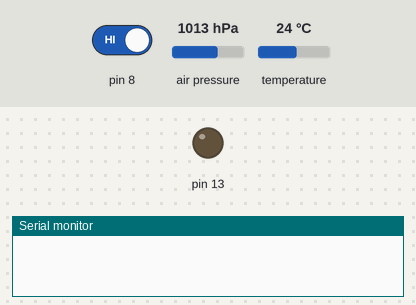
Recording of a sketch running on a simulated Arduino Uno, built with avr-gcc and run on an emulated ATmega328P. Parts: output pins drawn as LEDs (lit = HIGH), the last lines printed to the serial monitor. The test bench sets the inputs (shaded band); at power-on: pin 8 HIGH, air pressure 1013 hPa, temperature 24 °C.

Above: at 1.2 s.
1.3 s: pin 8 driven LOW
At 2.0 s:
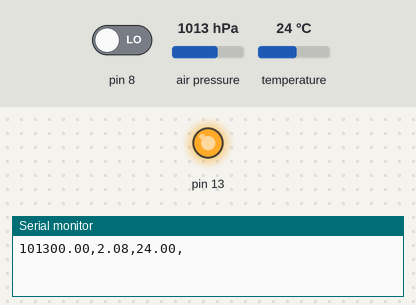
2.8 s: pin 8 driven HIGH
At 3.4 s:
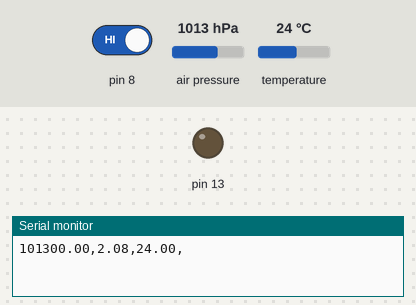
Timing chart, 0 to 5.8 s (numbered marks = the images above; inputs shaded):
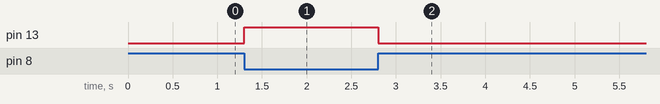

The sketch:

altimeter_Slave.ino
```cpp
#include <Wire.h>
#include <Adafruit_MPL3115A2.h>

// Power by connecting Vin to 3-5V, GND to GND
// Uses I2C - connect SCL to the SCL pin, SDA to SDA pin
// See the Wire tutorial for pinouts for each Arduino
// http://arduino.cc/en/reference/wire
Adafruit_MPL3115A2 baro = Adafruit_MPL3115A2();
const bool on = LOW, off = HIGH;
void setup() {
  Serial.begin(9600);
  pinMode(8, INPUT);
  pinMode(13, OUTPUT);
}

void loop() {

  if (! baro.begin()) {
    Serial.println("Couldnt find sensor");
    return;
  }

  float pascals = baro.getPressure();
  float altm = baro.getAltitude();
  float tempC = baro.getTemperature();


  bool selState = digitalRead(8);
  if(selState == on){
    digitalWrite(13, HIGH);

    Serial.print(pascals); Serial.print(",");
    Serial.print(altm); Serial.print(",");
    Serial.print( tempC ); Serial.print(",");
    Serial.print('\n');

    while(!digitalRead(8));

    digitalWrite(13, LOW);
  }

}


/*

looks like test results are good.

The sensor says that the temp readout is 72.72
degrees F and I have a thermometer in my bedroom
where I'm testing this sensor and it also reads 72
degrees. While I can't confirm the altitude yet
without running alongside the GPS, but a quick
conversion from pascals to atm almost hits 1.0,
which means it's almost right on.


97494.00 pascals  0.96 atm  324.06 meters 72.72 *F
97491.75 pascals  0.96 atm  323.94 meters 72.72 *F
97496.00 pascals  0.96 atm  323.81 meters 72.72 *F
97494.50 pascals  0.96 atm  323.81 meters 72.84 *F
97493.50 pascals  0.96 atm  324.00 meters 72.72 *F
97495.25 pascals  0.96 atm  324.00 meters 72.72 *F
97494.75 pascals  0.96 atm  324.13 meters 72.72 *F
97494.25 pascals  0.96 atm  324.19 meters 72.72 *F
97495.75 pascals  0.96 atm  324.00 meters 72.84 *F
97492.75 pascals  0.96 atm  323.81 meters 72.84 *F
97492.75 pascals  0.96 atm  324.06 meters 72.84 *F
97492.75 pascals  0.96 atm  323.94 meters 72.84 *F
97496.25 pascals  0.96 atm  324.00 meters 72.84 *F


arduino due test results 7/3/17

47109.50 pascals  0.46 atm  11777.37 meters 93.20 *F
47483.25 pascals  0.47 atm  11777.37 meters 93.20 *F
47483.25 pascals  0.47 atm  11777.37 meters 93.20 *F
47483.25 pascals  0.47 atm  11777.37 meters 93.20 *F
47483.25 pascals  0.47 atm  11777.37 meters 93.20 *F
47483.25 pascals  0.47 atm  11777.37 meters 93.20 *F
47483.25 pascals  0.47 atm  11777.37 meters 93.20 *F
47483.25 pascals  0.47 atm  11777.37 meters 93.20 *F
47483.25 pascals  0.47 atm  11777.37 meters 93.20 *F
47483.25 pascals  0.47 atm  11777.37 meters 93.20 *F
47483.25 pascals  0.47 atm  11777.37 meters 93.20 *F
47483.25 pascals  0.47 atm  11777.37 meters 93.20 *F
47483.25 pascals  0.47 atm  11777.37 meters 93.20 *F
47483.25 pascals  0.47 atm  11777.37 meters 93.20 *F


arduino due original code test results 7/3/17

47109.50 pascals
13.95 Inches (Hg)
11777.37 meters
34.00*C

47483.25 pascals
14.06 Inches (Hg)
11777.37 meters
34.00*C

47483.25 pascals
14.06 Inches (Hg)
11777.37 meters
34.00*C

47483.25 pascals
14.06 Inches (Hg)
11777.37 meters
34.00*C

47483.25 pascals
14.06 Inches (Hg)
11777.37 meters
34.00*C

47483.25 pascals
14.06 Inches (Hg)
11777.37 meters
34.00*C

47483.25 pascals
14.06 Inches (Hg)
11777.37 meters
34.00*C

47483.25 pascals
14.06 Inches (Hg)
11777.37 meters
34.00*C

47483.25 pascals
14.06 Inches (Hg)
11777.37 meters
34.00*C

47483.25 pascals
14.06 Inches (Hg)
11777.37 meters
34.00*C

47483.25 pascals
14.06 Inches (Hg)
11777.37 meters
34.00*C

47483.25 pascals
14.06 Inches (Hg)
11777.37 meters
34.00*C

47483.25 pascals
14.06 Inches (Hg)
11777.37 meters
34.00*C

47483.25 pascals
14.06 Inches (Hg)
11777.37 meters
34.00*C

47483.25 pascals
14.06 Inches (Hg)
11777.37 meters
34.00*C

47483.25 pascals
14.06 Inches (Hg)
11777.37 meters
34.00*C

47483.25 pascals
14.06 Inches (Hg)
11777.37 meters
34.00*C


test on UNO 7/3/17


97085.50 pascals  0.96 atm  358.94 meters 72.39 *F
97084.75 pascals  0.96 atm  359.06 meters 72.39 *F
97086.50 pascals  0.96 atm  359.13 meters 72.39 *F
97086.25 pascals  0.96 atm  359.13 meters 72.39 *F
97087.25 pascals  0.96 atm  359.13 meters 72.39 *F
97087.50 pascals  0.96 atm  359.38 meters 72.39 *F
97086.00 pascals  0.96 atm  359.25 meters 72.39 *F
97082.50 pascals  0.96 atm  358.94 meters 72.39 *F
97085.25 pascals  0.96 atm  358.94 meters 72.39 *F
97085.00 pascals  0.96 atm  359.06 meters 72.39 *F
97086.25 pascals  0.96 atm  359.31 meters 72.39 *F
97087.25 pascals  0.96 atm  359.19 meters 72.39 *F
97082.00 pascals  0.96 atm  359.13 meters 72.27 *F


1434.75 pascals
0.42 Inches (Hg)
358.88 meters
22.62*C

97092.75 pascals
28.75 Inches (Hg)
358.50 meters
22.69*C

97088.75 pascals
28.75 Inches (Hg)
358.63 meters
22.69*C

97091.25 pascals
28.75 Inches (Hg)
358.63 meters
22.69*C

97092.75 pascals
28.75 Inches (Hg)
358.63 meters
22.62*C

97088.50 pascals
28.75 Inches (Hg)
358.81 meters
22.62*C

97090.00 pascals
28.75 Inches (Hg)
358.94 meters
22.62*C

97092.25 pascals
28.75 Inches (Hg)
358.69 meters
22.62*C

97091.25 pascals
28.75 Inches (Hg)
358.94 meters
22.62*C

*/
```

Measured:
- after the input at 1.3 s, pin 13: LOW → HIGH at once
- after the input at 2.8 s, pin 13: HIGH → LOW at once
